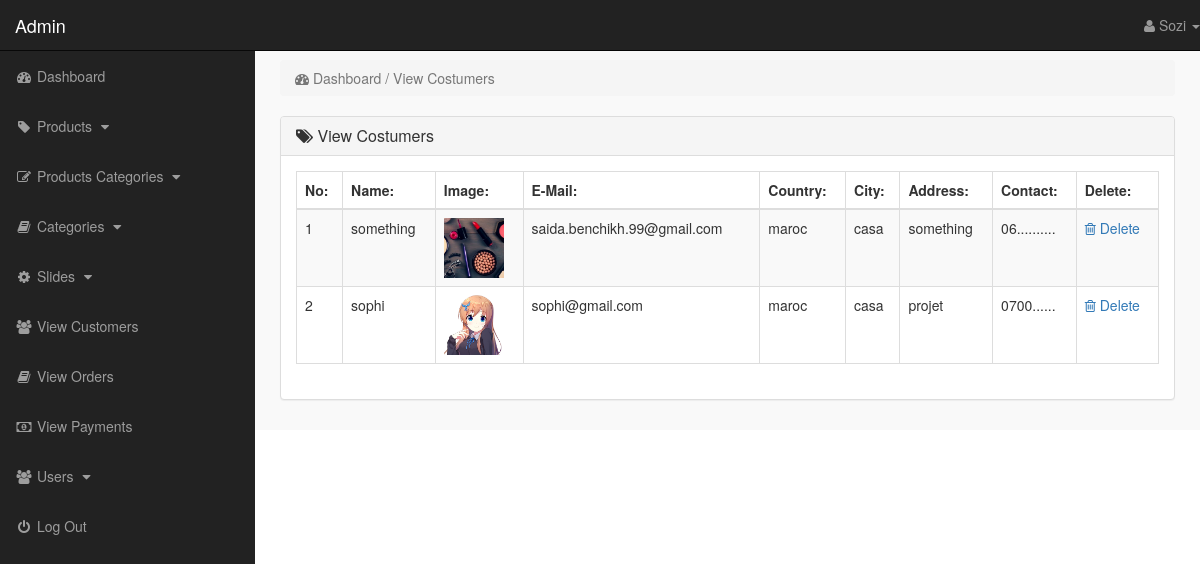
Page /admin_area/index.php?view_customers (signed in) on the committed database.
### tables this page shows
CREATE TABLE `customers` (
  `customer_id` int(10) NOT NULL,
  `customer_name` varchar(255) NOT NULL,
  `customer_email` varchar(255) NOT NULL,
  `customer_pass` varchar(255) NOT NULL,
  `customer_country` text NOT NULL,
  `customer_city` text NOT NULL,
  `customer_contact` varchar(255) NOT NULL,
  `customer_address` varchar(255) NOT NULL,
  `customer_image` text NOT NULL,
  `customer_ip` varchar(100) NOT NULL
);

### admin_area/view_customers.php (the view)
<?php
    if(!isset($_SESSION['admin_email'])){
        echo "<script>window.open('login.php','_self')</script>";
    }else{
?>
<div class="row">
    <div class="col-lg-12">
        <ol class="breadcrumb">
            <li class="active">
                <i class="fa fa-dashboard"></i> Dashboard / View Costumers
            </li>
        </ol>
    </div>
</div>
<div class="row">
    <div class="col-lg-12">
        <div class="panel panel-default">
            <div class="panel-heading">
               <h3 class="panel-title">
                   <i class="fa fa-tags"></i>  View Costumers
               </h3>
            </div>
            <div class="panel-body">
                <div class="table-responsive">
                    <table class="table table-striped table-bordered table-hover">
                        <thead>
                            <tr>
                                <th> No: </th>
                                <th> Name: </th>
                                <th> Image: </th>
                                <th> E-Mail: </th>
                                <th> Country: </th>
                                <th> City: </th>
                                <th> Address: </th>
                                <th> Contact: </th>
                                <th> Delete: </th>
                            </tr>
                        </thead>
                        <tbody>
                            <?php
                                $i=0;
                                $get_c = "select * from customers";
                                $run_c = mysqli_query($con,$get_c);
                                while($row_c=mysqli_fetch_array($run_c)){
                                    $c_id = $row_c['customer_id'];
                                    $c_name = $row_c['customer_name'];
                                    $c_img = $row_c['customer_image'];
                                    $c_email = $row_c['customer_email'];
                                    $c_country = $row_c['customer_country'];
                                    $c_city = $row_c['customer_city'];
                                    $c_address = $row_c['customer_address'];
                                    $c_contact = $row_c['customer_contact'];
                                    $i++;
                            ?>
                            <tr>
                                <td> <?php echo $i; ?> </td>
                                <td> <?php echo $c_name; ?> </td>
                                <td> <img src="../customers/customer_images/<?php echo $c_img; ?>" width="60" height="60"></td>
                                <td> <?php echo $c_email; ?> </td>
                                <td> <?php echo $c_country; ?></td>
                                <td> <?php echo $c_city; ?> </td>
                                <td> <?php echo $c_address ?> </td>
                                <td> <?php echo $c_contact ?> </td>
                                <td>
                                     <a href="index.php?delete_customer=<?php echo $c_id; ?>">
                                        <i class="fa fa-trash-o"></i> Delete
                                     </a>
                                </td>
                            </tr>
                            <?php } ?>
                        </tbody>
                    </table>
                </div>
            </div>
        </div>
    </div>
</div>
<?php } ?>

### admin_area/includes/sidebar.php (shortened to what this page needs)
<?php
    if(!isset($_SESSION['admin_email'])){
        echo "<script>window.open('login.php','_self')</script>";
    }else{
?>
<nav class="navbar navbar-inverse navbar-fixed-top">
    <div class="navbar-header">
        <a href="index.php?dashboard" class="navbar-brand">Admin</a>
    </div>
    <ul class="nav navbar-right top-nav">
        <li class="dropdown">
            <a href="#" class="dropdown-toggle" data-toggle="dropdown">
                <i class="fa fa-user"></i> <?php echo $admin_name;  ?> <b class="caret"></b>
            </a>
        </li>
    </ul>
    <div class="collapse navbar-collapse navbar-ex1-collapse">
        <ul class="nav navbar-nav side-nav">
            <li>
                <a href="index.php?dashboard">
                        <i class="fa fa-fw fa-dashboard"></i> Dashboard
                </a>
            </li>
            <li>
                <a href="#" data-toggle="collapse" data-target="#products">
                        <i class="fa fa-fw fa-tag"></i> Products
                        <i class="fa fa-fw fa-caret-down"></i>
                </a>
            </li>
            <li>
                <a href="#" data-toggle="collapse" data-target="#p_cat">
                        <i class="fa fa-fw fa-edit"></i> Products Categories
                        <i class="fa fa-fw fa-caret-down"></i>
                </a>
            </li>
            <li>
                <a href="#" data-toggle="collapse" data-target="#cat">
                        <i class="fa fa-fw fa-book"></i> Categories
                        <i class="fa fa-fw fa-caret-down"></i>
                </a>
            </li>
            <li>
                <a href="#" data-toggle="collapse" data-target="#slides">
                        <i class="fa fa-fw fa-gear"></i> Slides
                        <i class="fa fa-fw fa-caret-down"></i>
                </a>
            </li>
            <li>
                <a href="index.php?view_customers">
                    <i class="fa fa-fw fa-users"></i> View Customers
                </a>
            </li>
            <li>
                <a href="index.php?view_orders">
                    <i class="fa fa-fw fa-book"></i> View Orders
                </a>
            </li>
            <li>
                <a href="index.php?view_payments">
                    <i class="fa fa-fw fa-money"></i> View Payments
                </a>
            </li>
            <li>
                <a href="#" data-toggle="collapse" data-target="#users">
                        <i class="fa fa-fw fa-users"></i> Users
                        <i class="fa fa-fw fa-caret-down"></i>
                </a>
            </li>
            <li>
                <a href="logout.php">
                    <i class="fa fa-fw fa-power-off"></i> Log Out
                </a>
            </li>
        </ul>
    </div>
</nav>
<?php } ?>

### admin_area/css/style.css (style rules this page uses)
body { margin-top: 100px; }
@media (min-width: 768px) { body { margin-top: 50px; } }
.top-nav>li { float: left; display: inline-block; }
.top-nav>li>a { color: #999999; line-height: 20px; padding-top: 15px; padding-bottom: 15px; }
@media (min-width: 768px) { .side-nav { position: fixed; top: 51px; bottom: 0; width: 255px; overflow-y: auto; overflow-x: hidden; background-color: #222222; padding-bottom: 40px; border-radius: 0; } }
@media (min-width: 768px) { .side-nav>li>a { width: 255px; } }
.panel-body { border-radius: 5px; }

### rows in the picture
customers: customer_name "something", customer_image (picture), customer_email "saida.benchikh.99@gmail.com", customer_country "maroc", customer_city "casa", customer_address "something", customer_contact "06.........."
customers: customer_name "sophi", customer_image (picture), customer_email "sophi@gmail.com", customer_country "maroc", customer_city "casa", customer_address "projet", customer_contact "0700......"

### other values in the picture
$admin_name "Sozi"
